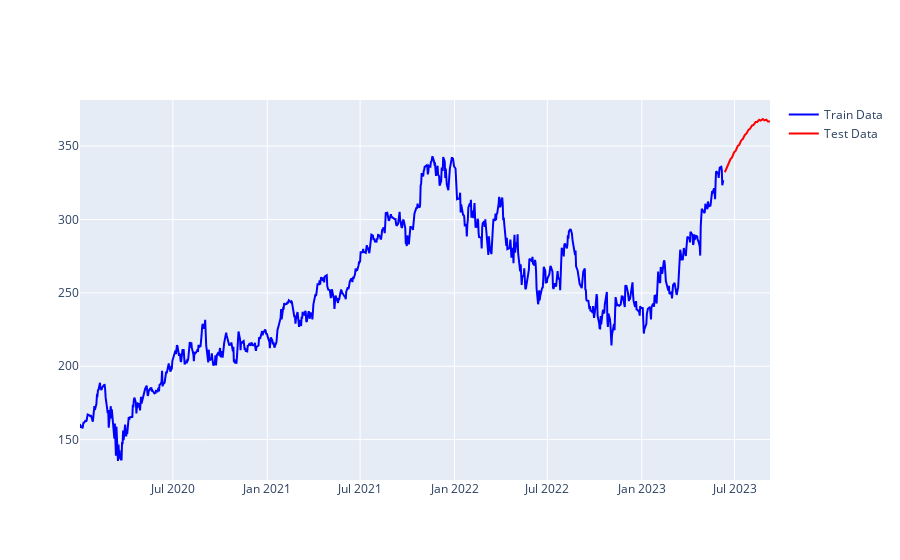

The code cell stored with this chart in its notebook:
### Code cell
fig = go.Figure()

fig.add_trace(go.Scatter(x=df_train['Date'], y=df_train['y'], mode='lines', name='Train Data', line=dict(color='blue')))
fig.add_trace(go.Scatter(x=df_test['Date'], y=df_test['y_predict'], mode='lines', name='Test Data', line=dict(color='red')))

fig.show()
